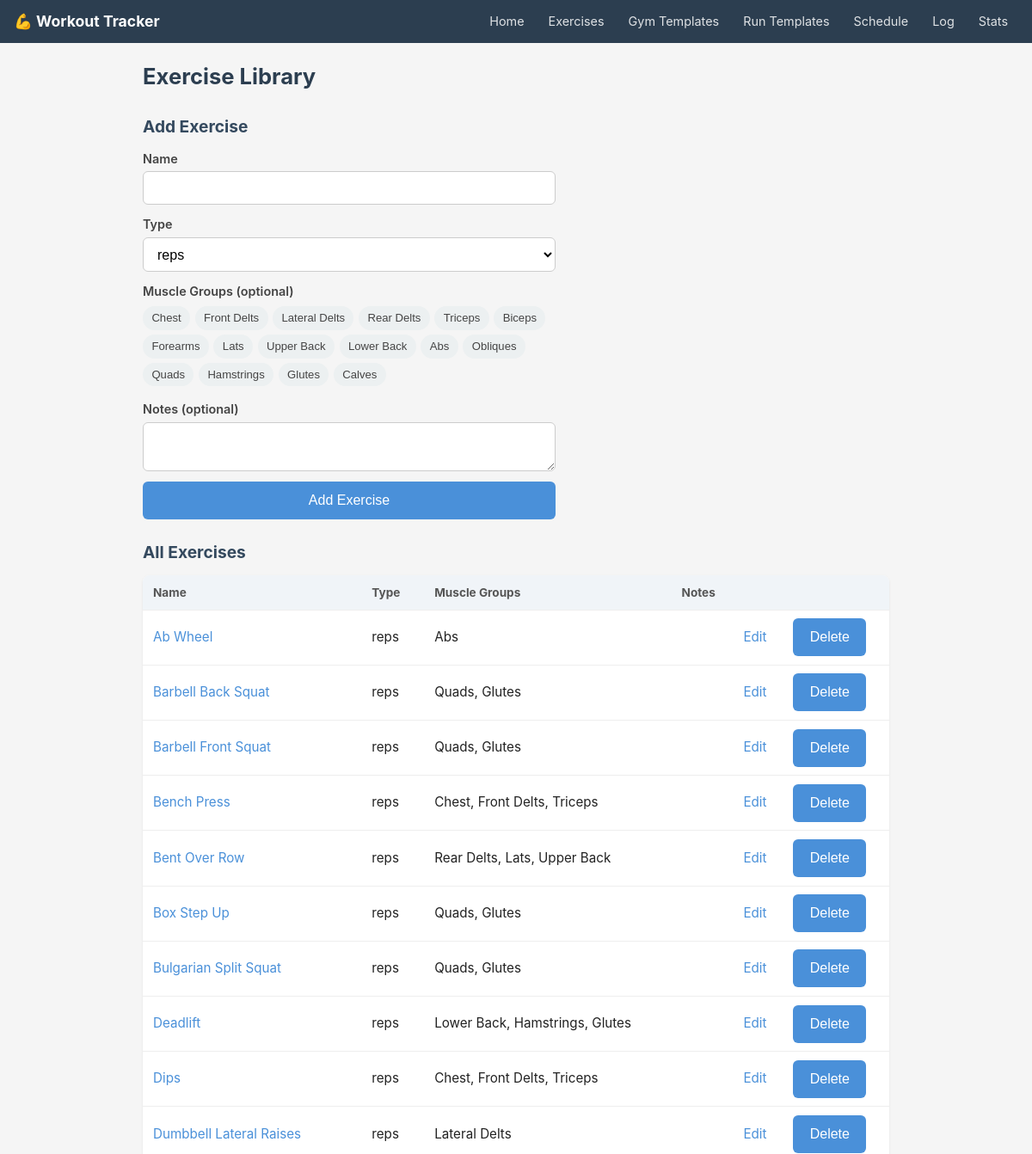
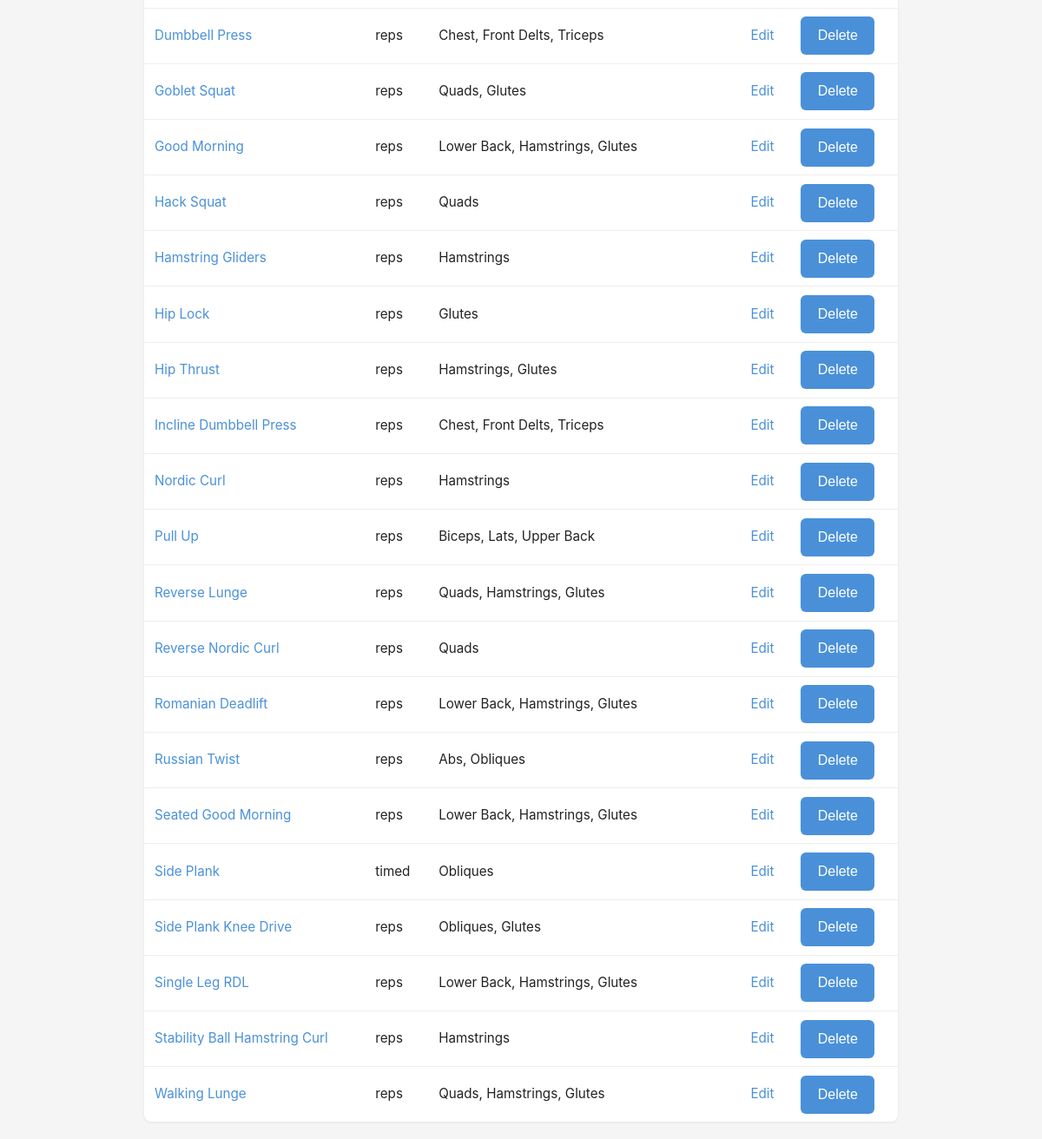
Screenshot of /exercises with the database file from the repository (2 pictures, top to bottom).
### tables this page shows
CREATE TABLE exercises (
        id          INTEGER PRIMARY KEY AUTOINCREMENT,
        name        TEXT NOT NULL UNIQUE,
        category    TEXT NOT NULL,  -- push / pull / legs / core / other
        type        TEXT NOT NULL,  -- reps / timed
        notes       TEXT
    , muscle_groups TEXT);

### routers/exercises.py (the view)
@router.get("", response_class=HTMLResponse)
def exercise_list(request: Request):
    conn = get_connection()
    exercises = conn.execute("SELECT * FROM exercises ORDER BY name").fetchall()
    conn.close()
    return templates.TemplateResponse("exercises/list.html", {
        "request": request,
        "exercises": exercises,
        "types": TYPES,
        "muscle_groups_list": MUSCLE_GROUPS,
    })

### templates/exercises/list.html (shortened to what this page needs)
{% extends "base.html" %}
{% block content %}
<h1>Exercise Library</h1>
<h2>Add Exercise</h2>
<form hx-post="/exercises/add"
      hx-target="#exercise-table"
      hx-swap="outerHTML">
    <label>Name
        <input type="text" name="name" required>
    </label>
    <label>Type
        <select name="type">
            {% for t in types %}
            <option value="{{ t }}">{{ t }}</option>
            {% endfor %}
        </select>
    </label>
    <div>
        <div class="field-label">Muscle Groups (optional)</div>
        <div class="muscle-chips" id="add-chips">
            {% for mg in muscle_groups_list %}
            <button type="button" class="muscle-chip" data-value="{{ mg }}"
                    onclick="toggleChip(this, 'add-input')">{{ mg }}</button>
            {% endfor %}
        </div>
    </div>
    <label>Notes (optional)
        <textarea name="notes" rows="2"></textarea>
    </label>
    <button type="submit">Add Exercise</button>
</form>
<h2>All Exercises</h2>
{% include "exercises/partials/exercise_table.html" %}
{% endblock %}

### templates/exercises/partials/exercise_table.html
<table id="exercise-table">
    <thead>
        <tr>
            <th>Name</th>
            <th>Type</th>
            <th>Muscle Groups</th>
            <th>Notes</th>
            <th></th>
            <th></th>
        </tr>
    </thead>
    <tbody>
        {% for ex in exercises %}
        <tr>
            <td><a href="/stats?tab=gym&exercise_id={{ ex.id }}">{{ ex.name }}</a></td>
            <td>{{ ex.type }}</td>
            <td>{{ ex.muscle_groups or "—" }}</td>
            <td>{{ ex.notes or "" }}</td>
            <td><a href="/exercises/{{ ex.id }}/edit">Edit</a></td>
            <td>
                <button
                    hx-delete="/exercises/{{ ex.id }}"
                    hx-target="#exercise-table"
                    hx-swap="outerHTML"
                    hx-confirm="Delete {{ ex.name }}?">
                    Delete
                </button>
            </td>
        </tr>
        {% endfor %}
    </tbody>
</table>

### templates/base.html (style rules this page uses)
*, *::before, *::after { box-sizing: border-box; margin: 0; padding: 0; }
body { font-family: -apple-system, BlinkMacSystemFont, 'Segoe UI', sans-serif; font-size: 16px; line-height: 1.5; color: #222; background: #f5f5f5; }
h1 { font-size: 1.6rem; margin-bottom: 1rem; color: #2c3e50; }
h2 { font-size: 1.2rem; margin: 1.5rem 0 0.75rem; color: #34495e; }
form { display: flex; flex-direction: column; gap: 0.75rem; max-width: 480px; }
label { display: flex; flex-direction: column; gap: 0.25rem; font-weight: 600; font-size: 0.9rem; color: #444; }
input, select, textarea { padding: 0.6rem 0.75rem; font-size: 1rem; border: 1px solid #ccc; border-radius: 6px; width: 100%; background: white; }
button, .btn { padding: 0.6rem 1.2rem; font-size: 1rem; border: none; border-radius: 6px; cursor: pointer; background: #4a90d9; color: white; min-height: 44px; min-width: 44px; }
table { width: 100%; border-collapse: collapse; margin-top: 0.5rem; background: white; border-radius: 8px; overflow: hidden; box-shadow: 0 1px 3px rgba(0,0,0,0.08); }
th { text-align: left; padding: 0.6rem 0.75rem; background: #f0f4f8; font-size: 0.85rem; color: #555; white-space: nowrap; }
td { padding: 0.6rem 0.75rem; border-top: 1px solid #eee; font-size: 0.95rem; }
a { color: #4a90d9; text-decoration: none; }
.field-label { font-weight: 600; font-size: 0.9rem; color: #444; margin-bottom: 0.4rem; }
.muscle-chips { display: flex; flex-wrap: wrap; gap: 0.35rem; margin-bottom: 0.25rem; }
.muscle-chip { padding: 0.2rem 0.65rem; font-size: 0.82rem; min-height: unset; min-width: unset; background: #ecf0f1; color: #444; border-radius: 20px; cursor: pointer; line-height: 1.6; }

### rows the page displays
exercises: name "Ab Wheel", type "reps", muscle_groups "Abs"
exercises: name "Barbell Back Squat", type "reps", muscle_groups "Quads, Glutes"
exercises: name "Barbell Front Squat", type "reps", muscle_groups "Quads, Glutes"
exercises: name "Bench Press", type "reps", muscle_groups "Chest, Front Delts, Triceps"
exercises: name "Bent Over Row", type "reps", muscle_groups "Rear Delts, Lats, Upper Back"
exercises: name "Box Step Up", type "reps", muscle_groups "Quads, Glutes"
exercises: name "Bulgarian Split Squat", type "reps", muscle_groups "Quads, Glutes"
exercises: name "Deadlift", type "reps", muscle_groups "Lower Back, Hamstrings, Glutes"
exercises: name "Dips", type "reps", muscle_groups "Chest, Front Delts, Triceps"
exercises: name "Dumbbell Lateral Raises", type "reps", muscle_groups "Lateral Delts"
exercises: name "Dumbbell Press", type "reps", muscle_groups "Chest, Front Delts, Triceps"
exercises: name "Goblet Squat", type "reps", muscle_groups "Quads, Glutes"
exercises: name "Good Morning", type "reps", muscle_groups "Lower Back, Hamstrings, Glutes"
exercises: name "Hack Squat", type "reps", muscle_groups "Quads"
exercises: name "Hamstring Gliders", type "reps", muscle_groups "Hamstrings"
exercises: name "Hip Lock", type "reps", muscle_groups "Glutes"
exercises: name "Hip Thrust", type "reps", muscle_groups "Hamstrings, Glutes"
exercises: name "Incline Dumbbell Press", type "reps", muscle_groups "Chest, Front Delts, Triceps"
exercises: name "Nordic Curl", type "reps", muscle_groups "Hamstrings"
exercises: name "Pull Up", type "reps", muscle_groups "Biceps, Lats, Upper Back"
exercises: name "Reverse Lunge", type "reps", muscle_groups "Quads, Hamstrings, Glutes"
exercises: name "Reverse Nordic Curl", type "reps", muscle_groups "Quads"
exercises: name "Romanian Deadlift", type "reps", muscle_groups "Lower Back, Hamstrings, Glutes"
exercises: name "Russian Twist", type "reps", muscle_groups "Abs, Obliques"
exercises: name "Seated Good Morning", type "reps", muscle_groups "Lower Back, Hamstrings, Glutes"
exercises: name "Side Plank", type "timed", muscle_groups "Obliques"
exercises: name "Side Plank Knee Drive", type "reps", muscle_groups "Obliques, Glutes"
exercises: name "Single Leg RDL", type "reps", muscle_groups "Lower Back, Hamstrings, Glutes"
exercises: name "Stability Ball Hamstring Curl", type "reps", muscle_groups "Hamstrings"
exercises: name "Walking Lunge", type "reps", muscle_groups "Quads, Hamstrings, Glutes"

### other values shown
{{ mg }} "Chest" "Front Delts" "Lateral Delts" "Rear Delts" "Triceps" "Biceps" "Forearms" "Lats" "Upper Back" "Lower Back" "Abs" "Obliques" "Quads" "Hamstrings" "Glutes" "Calves"
form field type "reps"
